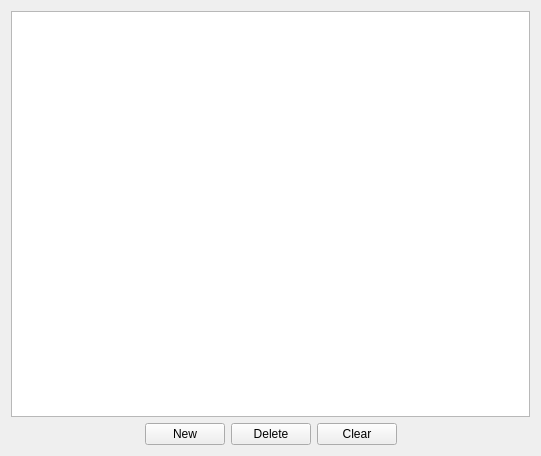
<ui version="4.0" >
<comment> Begin CVS Header </comment>
<comment>   $Source: /Volumes/Home/Users/shoops/cvs/copasi_dev/copasi/UI/CQReactionsWidget.ui,v $ </comment>
<comment>   $Revision: 1.1 $ </comment>
<comment>   $Name:  $ </comment>
<comment>   $Author: aekamal $ </comment>
<comment>   $Date: 2009/03/05 17:23:47 $ </comment>
<comment> End CVS Header </comment>

<comment> Copyright (C) 2008 by Pedro Mendes, Virginia Tech Intellectual </comment>
<comment> Properties, Inc., EML Research, gGmbH, University of Heidelberg, </comment>
<comment> and The University of Manchester. </comment>
<comment> All rights reserved. </comment>

 <class>CQReactionsWidget</class>
 <widget class="CopasiWidget" name="CQReactionsWidget" >
  <property name="geometry" >
   <rect>
    <x>0</x>
    <y>0</y>
    <width>541</width>
    <height>456</height>
   </rect>
  </property>
  <property name="caption" stdset="0" >
   <string>Reactions</string>
  </property>
  <layout class="QGridLayout" >
   <item row="2" column="0" colspan="3" >
    <layout class="QHBoxLayout" >
     <item>
      <spacer name="horizontalSpacerLeft" >
       <property name="orientation" >
        <enum>Qt::Horizontal</enum>
       </property>
       <property name="sizeHint" stdset="0" >
        <size>
         <width>40</width>
         <height>20</height>
        </size>
       </property>
      </spacer>
     </item>
     <item>
      <widget class="QPushButton" name="mpBtnNew" >
       <property name="focusPolicy" >
        <enum>Qt::NoFocus</enum>
       </property>
       <property name="text" >
        <string>New</string>
       </property>
      </widget>
     </item>
     <item>
      <widget class="QPushButton" name="mpBtnDelete" >
       <property name="focusPolicy" >
        <enum>Qt::NoFocus</enum>
       </property>
       <property name="text" >
        <string>Delete</string>
       </property>
      </widget>
     </item>
     <item>
      <widget class="QPushButton" name="mpBtnClear" >
       <property name="focusPolicy" >
        <enum>Qt::NoFocus</enum>
       </property>
       <property name="text" >
        <string>Clear</string>
       </property>
      </widget>
     </item>
     <item>
      <spacer name="horizontalSpacerRight" >
       <property name="orientation" >
        <enum>Qt::Horizontal</enum>
       </property>
       <property name="sizeHint" stdset="0" >
        <size>
         <width>40</width>
         <height>20</height>
        </size>
       </property>
      </spacer>
     </item>
    </layout>
   </item>
   <item row="0" column="0" colspan="3" >
    <widget class="QTableView" name="mpTblReactions" >
     <property name="editTriggers" >
      <set>QAbstractItemView::DoubleClicked|QAbstractItemView::EditKeyPressed|QAbstractItemView::SelectedClicked</set>
     </property>
     <property name="selectionMode" >
      <enum>QAbstractItemView::SingleSelection</enum>
     </property>
     <property name="selectionBehavior" >
      <enum>QAbstractItemView::SelectRows</enum>
     </property>
     <property name="sortingEnabled" >
      <bool>false</bool>
     </property>
    </widget>
   </item>
  </layout>
 </widget>
 <layoutdefault spacing="6" margin="11" />
 <pixmapfunction>qPixmapFromMimeSource</pixmapfunction>
 <customwidgets>
  <customwidget>
   <class>CopasiWidget</class>
   <extends>QWidget</extends>
   <header>copasiwidget.h</header>
   <container>1</container>
  </customwidget>
 </customwidgets>
 <tabstops>
  <tabstop>mpTblReactions</tabstop>
  <tabstop>mpBtnNew</tabstop>
  <tabstop>mpBtnDelete</tabstop>
  <tabstop>mpBtnClear</tabstop>
 </tabstops>
 <includes>
  <include location="global" >vector</include>
  <include location="local" >copasi/UI/copasiWidget.h</include>
 </includes>
 <resources/>
 <connections>
  <connection>
   <sender>mpBtnClear</sender>
   <signal>pressed()</signal>
   <receiver>CQReactionsWidget</receiver>
   <slot>slotBtnClearClicked()</slot>
   <hints>
    <hint type="sourcelabel" >
     <x>334</x>
     <y>443</y>
    </hint>
    <hint type="destinationlabel" >
     <x>20</x>
     <y>20</y>
    </hint>
   </hints>
  </connection>
  <connection>
   <sender>mpBtnDelete</sender>
   <signal>pressed()</signal>
   <receiver>CQReactionsWidget</receiver>
   <slot>slotBtnDeleteClicked()</slot>
   <hints>
    <hint type="sourcelabel" >
     <x>253</x>
     <y>443</y>
    </hint>
    <hint type="destinationlabel" >
     <x>20</x>
     <y>20</y>
    </hint>
   </hints>
  </connection>
  <connection>
   <sender>mpBtnNew</sender>
   <signal>pressed()</signal>
   <receiver>CQReactionsWidget</receiver>
   <slot>slotBtnNewClicked()</slot>
   <hints>
    <hint type="sourcelabel" >
     <x>172</x>
     <y>443</y>
    </hint>
    <hint type="destinationlabel" >
     <x>20</x>
     <y>20</y>
    </hint>
   </hints>
  </connection>
  <connection>
   <sender>mpTblReactions</sender>
   <signal>doubleClicked(QModelIndex)</signal>
   <receiver>CQReactionsWidget</receiver>
   <slot>slotDoubleClicked(QModelIndex)</slot>
   <hints>
    <hint type="sourcelabel" >
     <x>270</x>
     <y>212</y>
    </hint>
    <hint type="destinationlabel" >
     <x>270</x>
     <y>227</y>
    </hint>
   </hints>
  </connection>
 </connections>
</ui>
